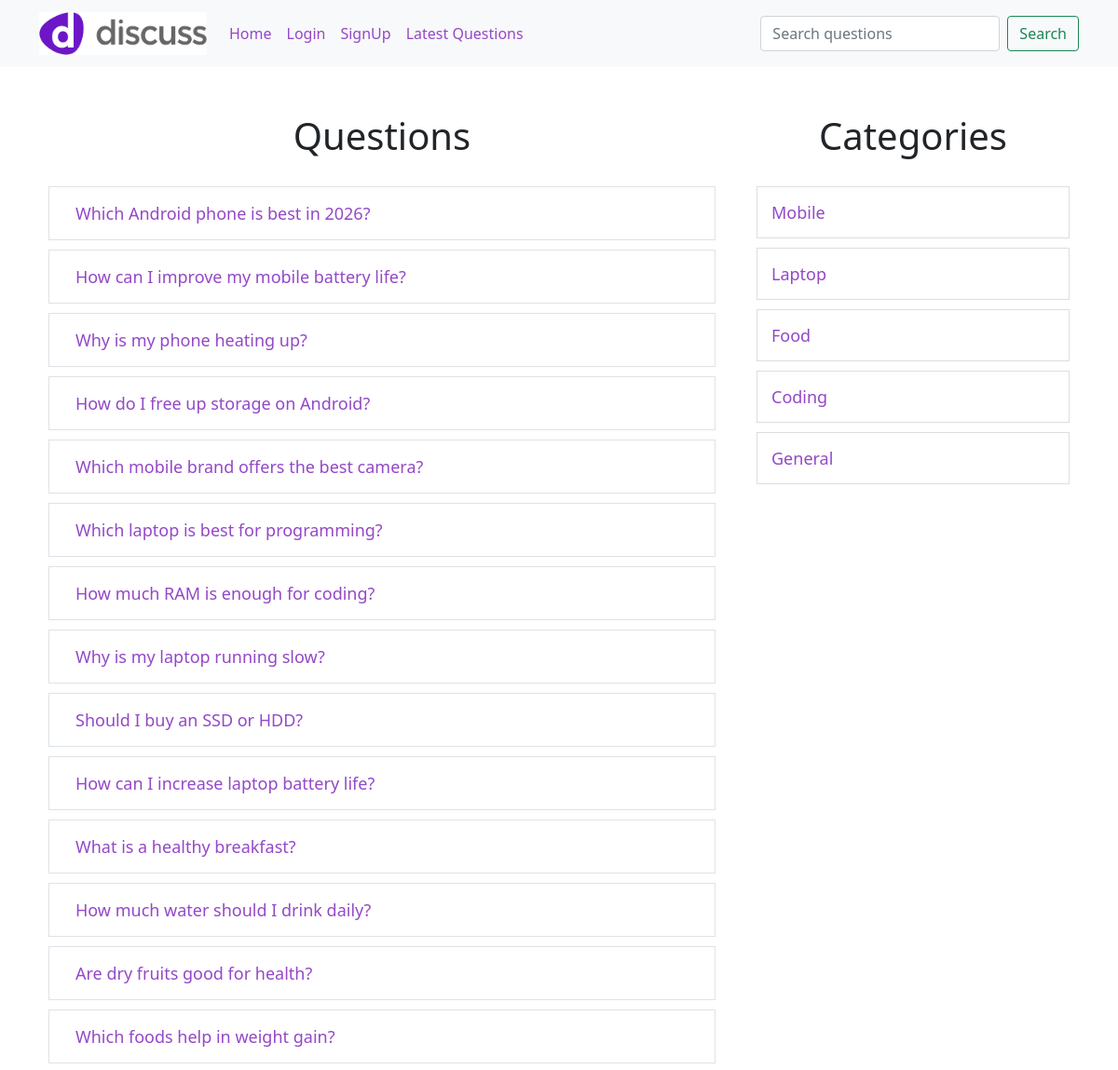
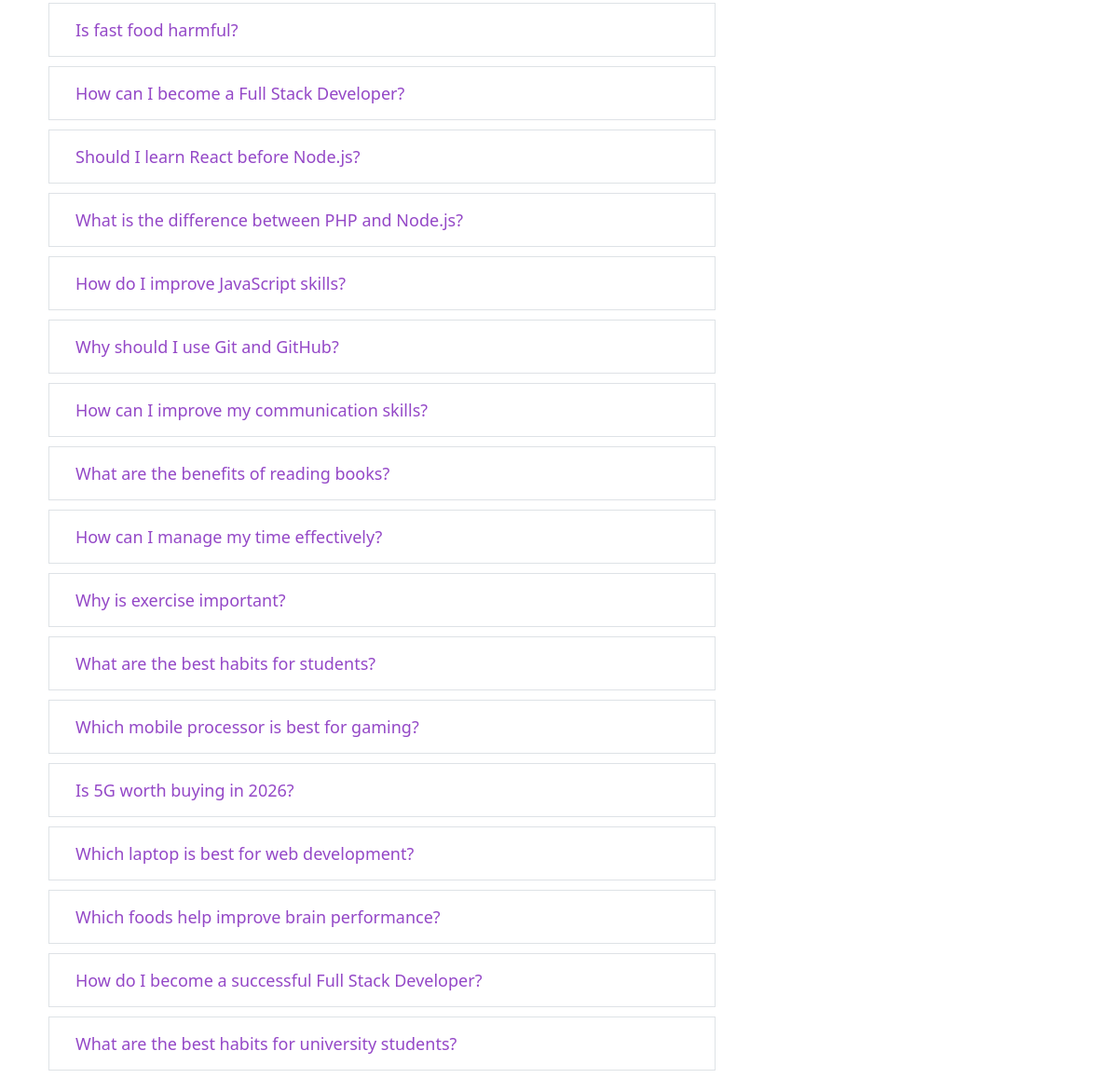
The page /discuss/index.php on the database its author committed (2 pictures, top to bottom).
### tables this page shows
CREATE TABLE `questions` (
  `id` int(11) NOT NULL,
  `title` varchar(255) NOT NULL,
  `description` text NOT NULL,
  `category_id` int(11) NOT NULL,
  `user_id` int(11) NOT NULL
);

CREATE TABLE `category` (
  `id` int(11) NOT NULL,
  `name` varchar(100) NOT NULL
);

### discuss/client/questions.php (the view)
<div class="container">
    <div class="row">
        <div class="col-8">
            <h1 class="text-center">Questions</h1>
            <?php
            $user_id = null;
            include("./common/db.php");
            if (isset($_GET['category_id'])) {
                $category_id = $_GET['category_id'];
                $stmt = $conn->prepare("SELECT * FROM questions WHERE category_id = ?");
                $stmt->bind_param("i", $category_id);
            } else if (isset($_GET['user_id'])) {
                $user_id = $_GET['user_id'];
                $stmt = $conn->prepare("SELECT * FROM questions WHERE user_id = ? ");
                $stmt->bind_param("i", $user_id);
            } else if (isset($_GET['latest'])) {
                $stmt = $conn->prepare("SELECT * FROM questions ORDER BY id DESC");
            } else if (isset($_GET['search'])) {
                $search = $_GET['search'];
                $searchQuestion = "%$search%";
                $stmt = $conn->prepare("SELECT * FROM questions WHERE title LIKE ?");
                $stmt->bind_param("s", $searchQuestion);
            } else {
                $stmt = $conn->prepare("SELECT * FROM questions");
            }
            $stmt->execute();
            $result = $stmt->get_result();
            foreach ($result as $row) {
                $title = $row['title'];
                $id = $row['id'];
                echo "
                        <div class='row question-list border p-3 mb-2 '>
                            <div class='d-flex justify-content-between align-items-center'>
                                <h5 class='m-0'>
                                    <a class='text-decoration-none' href='?question_id=$id'>
                                        $title
                                    </a>
                                </h5>
                                ".($user_id ? "
                                    <a
                                        href='./server/requests.php?delete=$id'
                                        class='btn btn-danger btn-sm text-white'
                                    >
                                        DELETE
                                    </a>
                                " : "")."
                            </div>
                        </div>
                    ";
            }
            ?>
        </div>
        <div class="col-4">
            <?php
            include("categorylist.php");
            ?>
        </div>
    </div>
</div>

### discuss/index.php (shortened to what this page needs)
<!DOCTYPE html>
<html lang="en">
<head>
    <?php
      include("./client/commonFiles.php");
    ?>
</head>
<body>
    <?php
      include("./client/header.php");
      if(isset($_GET['signup']) && !isset($_SESSION['user'])){
        include("./client/signup.php");
      } else if(isset($_GET['login']) && !isset($_SESSION['user'])){
        include("./client/login.php");
      } else if(isset($_GET['ask'])) {
        include("./client/ask.php");
      } else if(isset($_GET['question_id'])){
        $question_id = $_GET['question_id'];
        include("./client/question-details.php");
      } else if(isset($_GET['category_id'])) {
        include("./client/questions.php");
      } else if(isset($_GET['user_id'])) {
        include("./client/questions.php");
      } else if(isset($_GET['latest'])){
        include("./client/questions.php");
      } else if(isset($_GET['search'])){
        include("./client/questions.php");
      } else {
        include("./client/questions.php");
      }
    ?>
</body>
</html>

### discuss/client/commonFiles.php (shortened to what this page needs)
<link href="https://cdn.jsdelivr.net/npm/bootstrap@5.0.2/dist/css/bootstrap.min.css" rel="stylesheet">
<link rel="stylesheet" href="./public/style.css">

### discuss/client/header.php (shortened to what this page needs)
<nav class="navbar navbar-expand-lg navbar-light bg-light">
  <div class="container">
    <a class="navbar-brand" href="./"><img src="./public/logo.png" alt="logo"
        class="img-fluid"
        style="width: 180px;"></a>
    <div class="collapse navbar-collapse" id="navbarNav">
      <ul class="navbar-nav">
        <li class="nav-item">
          <a class="nav-link active" aria-current="page" href="./">Home</a>
        </li>
        <?php if (!isset($_SESSION['user'])) { ?>
          <li class="nav-item">
            <a class="nav-link" href="?login=true">Login</a>
          </li>
          <li class="nav-item">
            <a class="nav-link" href="?signup=true">SignUp</a>
          </li>
        <?php } ?>
        <li class="nav-item">
          <a class="nav-link" href="?latest=true">Latest Questions</a>
        </li>
      </ul>
      <form class="d-flex ms-auto" action="">
        <input class="form-control me-2" name="search" type="search" placeholder="Search questions">
        <button class="btn btn-outline-success" type="submit">Search</button>
      </form>
    </div>
  </div>
</nav>

### discuss/client/categorylist.php
<div>
    <h1 class="text-center">Categories</h1>
    <?php
    include("./common/db.php");
    $stmt = $conn->prepare("SELECT * FROM category");
    $stmt->execute();
    $result = $stmt->get_result();
    foreach($result as $row){
        $name = ucfirst($row['name']);
        $id = $row['id'];
        echo "<div class='row question-list'>
                    <h5><a href='?category_id=$id'>$name</a></h5>
             </div>";
    }
    ?>
</div>

### discuss/public/style.css (style rules this page uses)
a { color: rgb(148, 72, 199) !important; }
.text-center { text-align: center; margin-top: 50px; margin-bottom: 30px; }
.question-list { border: 1px solid #ddd; padding: 15px; margin: 10px; }
.question-list h5 { margin: 0; padding: 0; }
.question-list a, .question-title { text-decoration: none; font-size: 18px; color: #9448c7; }

### rows shown on the page
questions: title "Which Android phone is best in 2026?"
questions: title "How can I improve my mobile battery life?"
questions: title "Why is my phone heating up?"
questions: title "How do I free up storage on Android?"
questions: title "Which mobile brand offers the best camera?"
questions: title "Which laptop is best for programming?"
questions: title "How much RAM is enough for coding?"
questions: title "Why is my laptop running slow?"
questions: title "Should I buy an SSD or HDD?"
questions: title "How can I increase laptop battery life?"
questions: title "What is a healthy breakfast?"
questions: title "How much water should I drink daily?"
questions: title "Are dry fruits good for health?"
questions: title "Which foods help in weight gain?"
questions: title "Is fast food harmful?"
questions: title "How can I become a Full Stack Developer?"
questions: title "Should I learn React before Node.js?"
questions: title "What is the difference between PHP and Node.js?"
questions: title "How do I improve JavaScript skills?"
questions: title "Why should I use Git and GitHub?"
questions: title "How can I improve my communication skills?"
questions: title "What are the benefits of reading books?"
questions: title "How can I manage my time effectively?"
questions: title "Why is exercise important?"
questions: title "What are the best habits for students?"
questions: title "Which mobile processor is best for gaming?"
questions: title "Is 5G worth buying in 2026?"
questions: title "Which laptop is best for web development?"
questions: title "Which foods help improve brain performance?"
questions: title "How do I become a successful Full Stack Developer?"
questions: title "What are the best habits for university students?"
category: name "Mobile"
category: name "Laptop"
category: name "Food"
category: name "Coding"
category: name "General"
